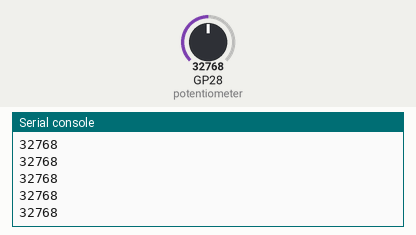
A program run on a simulated Raspberry Pi Pico running MicroPython. Parts: the last lines printed to the serial console. Inputs (shaded band) come from the test bench; at power-on: GP28 (potentiometer) = 32768 (analog values on the 0–65535 scale).

Above: at 1.2 s.
1.3 s: GP28 (potentiometer) set to 45874
At 1.68 s:
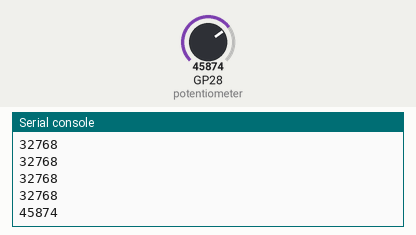
2.8 s: GP28 (potentiometer) set to 57670
At 2.93 s:
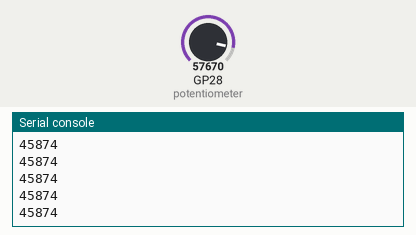
Timing chart, 0 to 5.8 s (numbered marks = the images above; inputs shaded):
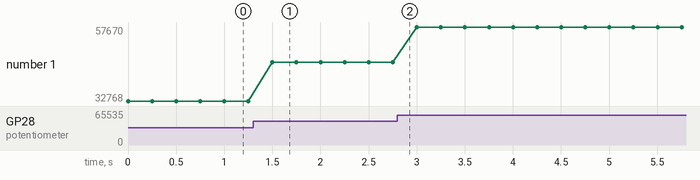

Measured:
- after the input at 1.3 s, the serial console: prints a new line after 0.20 s (image 1)
- plotted number 1: 32768 → 45874 after the input at 1.3 s, 45874 → 57670 after the input at 2.8 s

The program:

PRJ02_-_POTENTIOMETER.py
```python
from machine import Pin, ADC	#import Pin and ADC class
from time import sleep #import sleep class

potentiometer = ADC(28)		#create an object named potentiometer using ADC class

while True:
    potentiometer_value = potentiometer.read_u16()	#read analog pin
    print(potentiometer_value)		#print ADC value

    sleep(0.25)		#sleep interval
```
